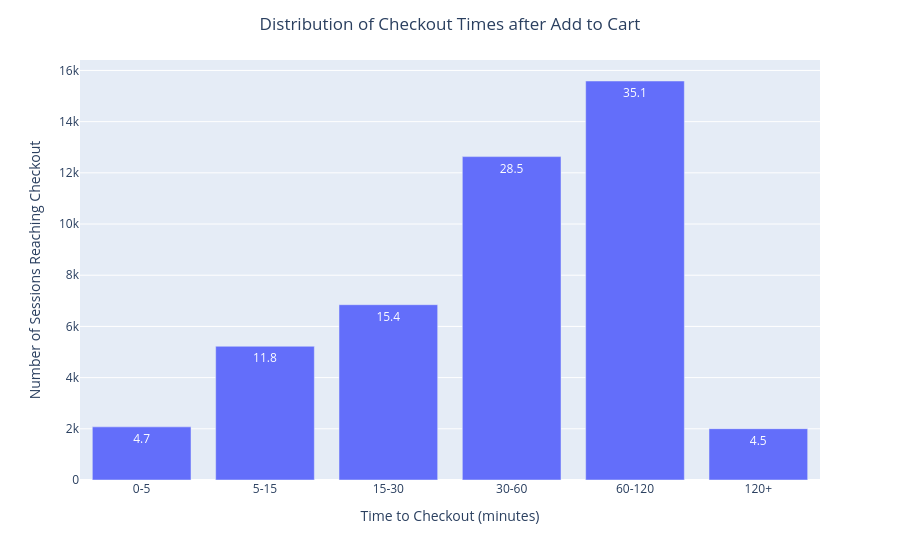

Here is the notebook cell this chart was saved with:
### Markdown cell above
#### Hypothese 2 
(Time-related drop-off): Longer delays between add_to_cart and checkout may lead to a loss of interest or increased friction.

##### Analysis Approach
Time-to-checkout analysis: We analyzed the distribution of time between add_to_cart and checkout using time buckets.

### Code cell
df_time = df_funnel[df_funnel["status"].isin(["checkout_only", "purchase"])].copy()

df_time["time_bucket"] = pd.cut(
    df_time["time_to_checkout_min"],
    bins=[0, 5, 15, 30, 60, 120, 1000],
    labels=["0-5", "5-15", "15-30", "30-60", "60-120", "120+"]
)

bucket_counts = df_time["time_bucket"].value_counts().sort_index()
bucket_pct = bucket_counts / bucket_counts.sum() * 100

fig_by_time = px.bar(
    x=bucket_counts.index,
    y=bucket_counts.values,
    text=bucket_pct.round(1)
)

fig_by_time.update_layout(
    title={
        "text": "Distribution of Checkout Times after Add to Cart",
        "x": 0.5,
        "xanchor": "center"
    },
    xaxis_title="Time to Checkout (minutes)",
    yaxis_title="Number of Sessions Reaching Checkout"
)

fig_by_time.show()

### Figure 1 — Plotly figure (JSON) as saved in the notebook; plotly's stock layout.template omitted (floating-point values rounded to 4 significant figures)
{"data": [{"hovertemplate": "x=%{x}<br>y=%{y}<br>text=%{text}<extra></extra>", "legendgroup": "", "marker": {"color": "#636efa", "pattern": {"shape": ""}}, "name": "", "orientation": "v", "showlegend": false, "text": [4.7, 11.8, 15.4, 28.5, 35.1, 4.5], "textposition": "auto", "type": "bar", "x": ["0-5", "5-15", "15-30", "30-60", "60-120", "120+"], "xaxis": "x", "y": [2076, 5224, 6849, 12634, 15588, 2005], "yaxis": "y"}], "layout": {"barmode": "relative", "legend": {"tracegroupgap": 0}, "margin": {"t": 60}, "title": {"text": "Distribution of Checkout Times after Add to Cart", "x": 0.5, "xanchor": "center"}, "xaxis": {"anchor": "y", "domain": [0, 1], "title": {"text": "Time to Checkout (minutes)"}}, "yaxis": {"anchor": "x", "domain": [0, 1], "title": {"text": "Number of Sessions Reaching Checkout"}}}}
